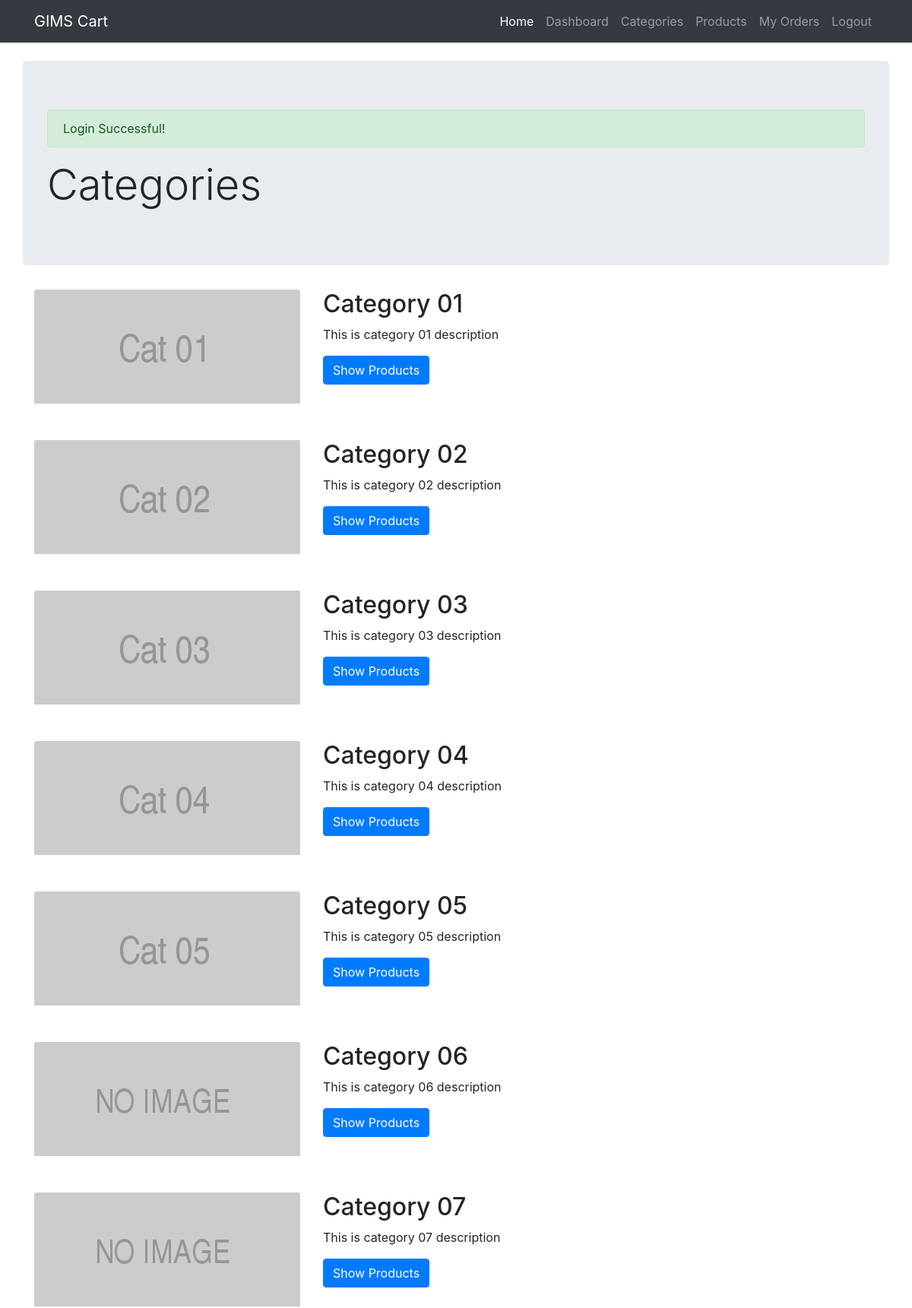
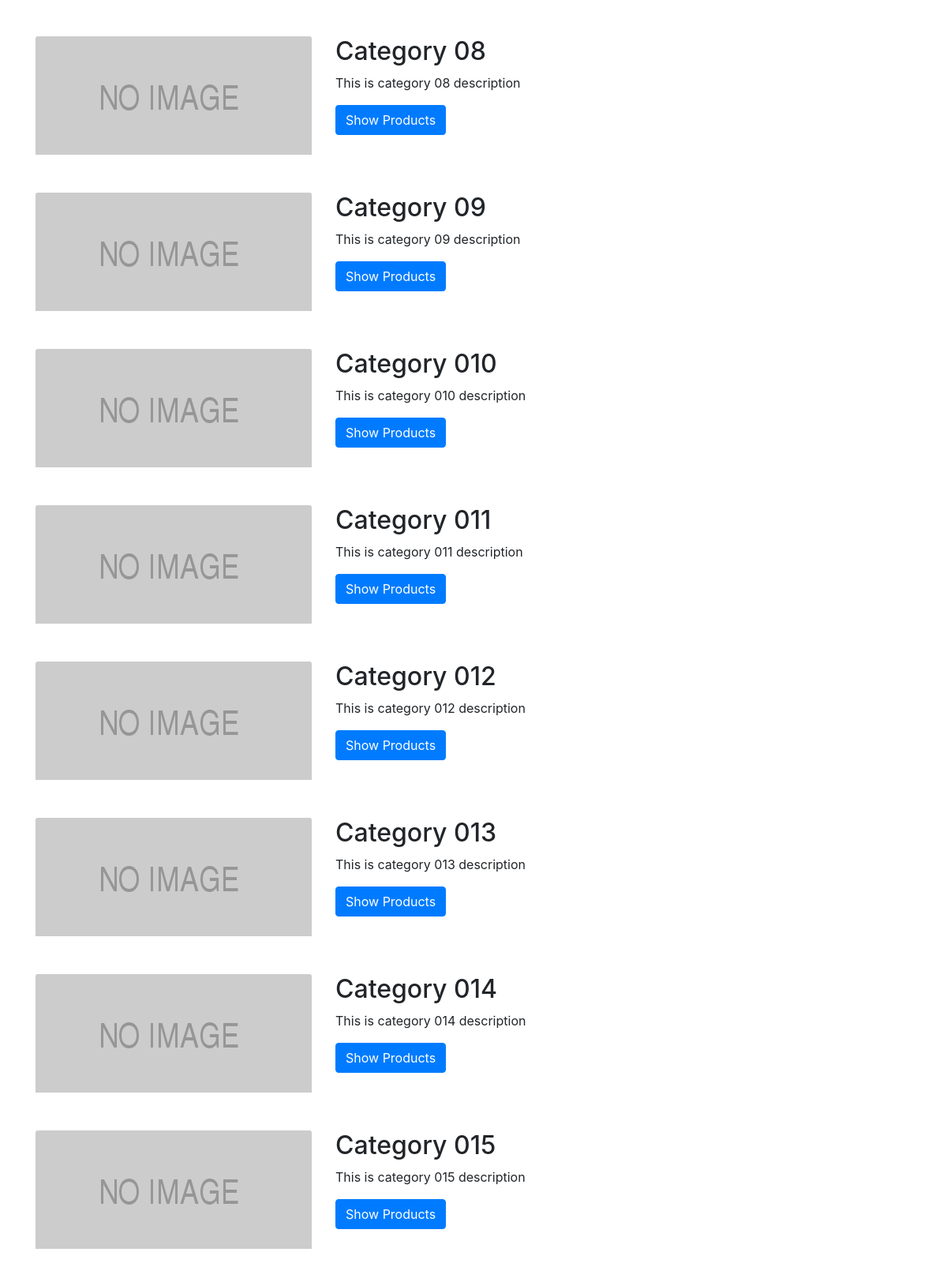
The app's page /categories.php (signed in, upper part) with its own data (2 pictures, top to bottom).
### tables this page shows
CREATE TABLE `categories` (
  `category_id` int(11) NOT NULL,
  `category_title` varchar(20) NOT NULL,
  `category_description` tinytext NOT NULL,
  `category_image` varchar(20) NOT NULL,
  `created_by` int(11) NOT NULL DEFAULT '0',
  `creation_date` datetime NOT NULL DEFAULT CURRENT_TIMESTAMP,
  `updated_by` int(11) NOT NULL DEFAULT '0',
  `updation_date` datetime NOT NULL DEFAULT CURRENT_TIMESTAMP
);

### classes/database.class.php (called while the page is built, shortened)
<?php
    class Database {
        private $_host = DB_HOST;
        private $_name = DB_NAME;
        private $_user = DB_USER;
        private $_pw = DB_PW;
        private $_dbh;
        private $_stmt;
        public function __construct() {
            $dsn = 'mysql:host=' . $this->_host . ';dbname=' . $this->_name;
            $options = [
                PDO::ATTR_PERSISTENT => TRUE,
                PDO::ATTR_ERRMODE => PDO::ERRMODE_EXCEPTION
            ];
            try {
                $this->_dbh = new PDO($dsn, $this->_user, $this->_pw, $options);
            } catch(PDOException $e) {
                echo $e->getMessage();
            }
        }
        public function query($query = '') {
            $this->_stmt = $this->_dbh->prepare($query);
        }
        public function bind($placeholder, $value, $type = PDO::PARAM_STR) {
            $this->_stmt->bindValue($placeholder, $value, $type);
        }
        public function run() {
            return $this->_stmt->execute();
        }
        public function all() {
            $this->run();
            return $this->_stmt->fetchAll();
        }
        public function total() {
            $this->run();
            return $this->_stmt->rowCount();
        }
    }

### classes/category.class.php (called while the page is built, shortened)
<?php
    require_once('database.class.php');
    class Category extends Database {
        public function get_all() {
            $this->query('SELECT * FROM categories WHERE :flag');
            $this->bind(':flag', 1);
            return $this->total() ? $this->all() : [];
        }
    }

### categories.php (the view, shortened to what this page needs)
<?php
  include('includes/header.php');
  require('classes/category.class.php');
?>
<div class="container">
  <div class="row">
    <div class="col-lg-12 jumbotron">
      <?php
        include('includes/messages.php');
      ?>
      <h1 class="display-4">Categories</h1>
    </div>
  </div>
  <?php
    $category = new Category();
    $categories = $category->get_all();
    if(count($categories)) {
      foreach($categories as $key => $cat) {
        $cat_image =  !empty($cat['category_image']) ? $cat['category_image'] : 'no_image.png';
  ?>
        <div class="row mb-5">
          <div class="col-lg-4">
            <img class="card-img-top" src="uploads/categories/<?=$cat_image?>" alt="<?=$cat['category_title']?>">
          </div>
          <div class="col-lg-8">
            <h2><?=$cat['category_title']?></h2>
            <p><?=$cat['category_description']?></p>
            <p><a href="products.php?category_id=<?=$cat['category_id']?>" class="btn btn-primary">Show Products</a></p>
          </div>
        </div>
  <?php
      }
    } else {
  ?>
      <div class="alert alert-info">No category found.</div>
  <?php
    }
  ?>
</div>
<?php
  include('includes/footer.php');
?>

### includes/header.php (shortened to what this page needs)
<!DOCTYPE html>
<html lang="<?=SYS_LANG?>">
  <head>
    <link href="css/bootstrap.min.css" rel="stylesheet">
    <link href="css/heroic-features.css" rel="stylesheet">
  </head>
  <body>
    <nav class="navbar navbar-expand-lg navbar-dark bg-dark fixed-top">
      <div class="container">
        <a class="navbar-brand" href="index.php"><?=SYS_TITLE?></a>
        <div class="collapse navbar-collapse" id="navbarResponsive">
          <ul class="navbar-nav ml-auto">
            <li class="nav-item active">
              <a class="nav-link" href="index.php">Home
              </a>
            </li>
            <?php
              if(count($_SESSION) && isset($_SESSION['sess_is_logedin'])) {
            ?>
                <li class="nav-item">
                  <a class="nav-link" href="dashboard.php">Dashboard</a>
                </li>
                <li class="nav-item">
                  <a class="nav-link" href="categories.php">Categories</a>
                </li>
                <li class="nav-item">
                  <a class="nav-link" href="products.php">Products</a>
                </li>
                <li class="nav-item">
                  <a class="nav-link" href="my_orders.php">My Orders</a>
                </li>
                <li class="nav-item">
                  <a class="nav-link" href="logout.php">Logout</a>
                </li>
            <?php
              }
            ?>
          </ul>
        </div>
      </div>
    </nav>
    <br/>

### includes/messages.php (shortened to what this page needs)
<?php
  if(isset($_SESSION['success'])) {
?>
    <div class="alert alert-success" role="alert">
      <?=$_SESSION['message']?>
    </div>
<?php
  }
?>

### includes/footer.php (shortened to what this page needs)
    <br/><br/>
  </body>
</html>

### css/heroic-features.css (style rules this page uses)
body { padding-top: 54px; }
@media (min-width: 992px) { body { padding-top: 56px; } }

### includes/header.php (style rules this page uses)
body { padding-top: 54px; }
@media (min-width: 992px) { body { padding-top: 56px; } }

### records on screen
categories: category_image (picture), category_title "Category 01", category_description "This is category 01 description"
categories: category_image (picture), category_title "Category 02", category_description "This is category 02 description"
categories: category_image (picture), category_title "Category 03", category_description "This is category 03 description"
categories: category_image (picture), category_title "Category 04", category_description "This is category 04 description"
categories: category_image (picture), category_title "Category 05", category_description "This is category 05 description"
categories: category_title "Category 06", category_description "This is category 06 description"
categories: category_title "Category 07", category_description "This is category 07 description"
categories: category_title "Category 08", category_description "This is category 08 description"
categories: category_title "Category 09", category_description "This is category 09 description"
categories: category_title "Category 010", category_description "This is category 010 description"
categories: category_title "Category 011", category_description "This is category 011 description"
categories: category_title "Category 012", category_description "This is category 012 description"
categories: category_title "Category 013", category_description "This is category 013 description"
categories: category_title "Category 014", category_description "This is category 014 description"
categories: category_title "Category 015", category_description "This is category 015 description"

### other values on screen
SYS_TITLE "GIMS Cart"
$_SESSION['message'] "Login Successful!"
